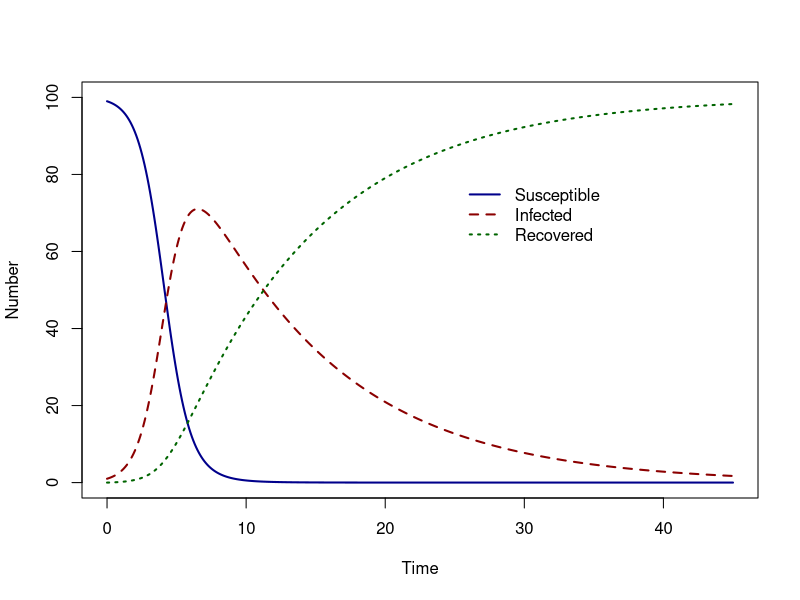
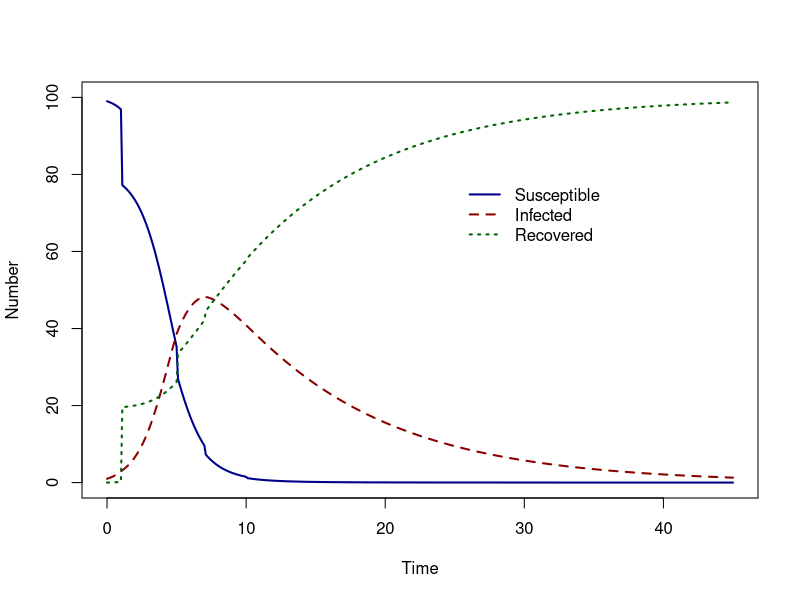
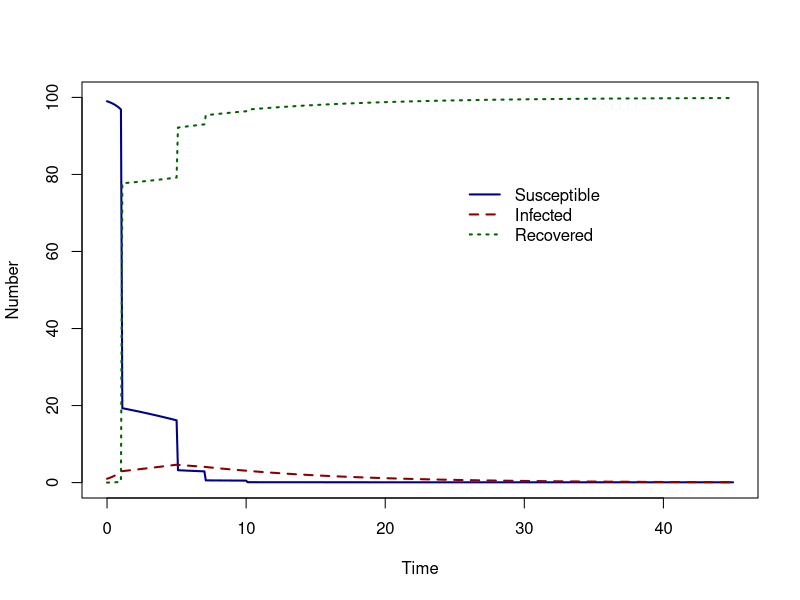

Generate these figures, in order, with R:
## ---- chunk 1
library(deSolve)
## ---- chunk 2
SIR_model <- function(time, state_var, pars) {
  # Extract state variables
  S <- state_var["S"]
  I <- state_var["I"]
  R <- state_var["R"]
  N <- S + I + R
  # Extract model parameters
  beta <- pars["beta"]
  gamma <- pars["gamma"]
  # The differential equations
  dS <- -beta * S * I / N
  dI <- beta * S * I / N - gamma * I
  dR <- gamma * I
  # Return the derivatives as a list
  sol <- list(c(dS, dI, dR))
  return(sol)
}


# What are our parameter values?
pars <- c(beta = 1.2, gamma = 1 / 10)

# Define time to solve equations
times <- seq(from = 0, to = 45, by = 0.1)

# What are the initial values (or conditions) of the state variables?
I0 <- 1
N <- 100
S0 <- (N - I0)
R0 <- 0

state_var <- c(S = S0, I = I0, R = R0)

# Solve the Susceptible Infected equations over the vector of times , time
# with initial conditions
solution <- as.data.frame(ode(y = state_var, times = times, func = SIR_model,
                              parms = pars, method = rk4))
## ---- chunk 3
plot(solution$time, solution$S,
  col = "darkblue", lwd = 2,
  type = "l", ylim = c(0, 100), ylab = "Number", xlab = "Time"
)
lines(solution$time, solution$I, col = "darkred", lwd = 2, lty = 2)
lines(solution$time, solution$R, col = "darkgreen", lwd = 2, lty = 3)
legend(25, 80, c("Susceptible", "Infected", "Recovered"),
       col = c("darkblue", "darkred", "darkgreen"), lwd = 2, lty = c(1, 2, 3),
       bty = "n")
## ---- chunk 4
event_vaccinate <- function(times, state_var, parms) {
  # Extract needed state variables
  S <- state_var["S"]
  R <- state_var["R"]

  # Extract needed model parameters
  p <- parms["p"]

  # Changes to the state variable due to vaccination
  state_var["S"] <- S - S * p
  state_var["R"] <- R + S * p

  return(state_var)
}
## ---- chunk 5
pars <- c(beta = 1.2, gamma = 1 / 10, p = 0.2)

solution <- as.data.frame(ode(y = state_var, times = times, func = SIR_model,
                              parms = pars,
                              events = list(func = event_vaccinate,
                                            time = c(1, 5, 7, 10))))
## ---- chunk 6
plot(solution$time, solution$S,
  col = "darkblue", lwd = 2,
  type = "l", ylim = c(0, 100), ylab = "Number", xlab = "Time"
)
lines(solution$time, solution$I, col = "darkred", lwd = 2, lty = 2)
lines(solution$time, solution$R, col = "darkgreen", lwd = 2, lty = 3)
legend(25, 80, c("Susceptible", "Infected", "Recovered"),
  col = c("darkblue", "darkred", "darkgreen"),
  lwd = 2, lty = c(1, 2, 3), bty = "n"
)
## ---- chunk 7
pars <- c(beta = 1.2, gamma = 1 / 10, p = 0.8)

state_var <- c(S = 99, I = 1, R = 0)

solution <- as.data.frame(ode(y = state_var, times = times, func = SIR_model,
                              parms = pars,
                              events = list(func = event_vaccinate,
                                            time = c(1, 5, 7, 10))))

plot(solution$time, solution$S,
  col = "darkblue", lwd = 2,
  type = "l", ylim = c(0, 100), ylab = "Number", xlab = "Time"
)
lines(solution$time, solution$I, col = "darkred", lwd = 2, lty = 2)
lines(solution$time, solution$R, col = "darkgreen", lwd = 2, lty = 3)
legend(25, 80, c("Susceptible", "Infected", "Recovered"),
  col = c("darkblue", "darkred", "darkgreen"),
  lwd = 2, lty = c(1, 2, 3), bty = "n"
)
